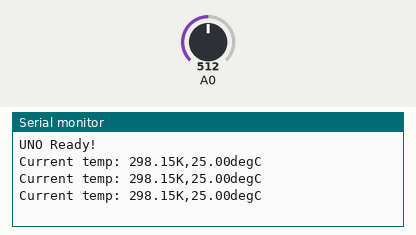
Recording of a sketch running on a simulated Arduino Uno, built with avr-gcc and run on an emulated ATmega328P. Shown: the last lines printed to the serial monitor. The test bench sets the inputs (shaded band); at power-on: A0 = 512.

Above: at 1.3 s.
1.4 s: A0 set to 716
At 1.9 s:
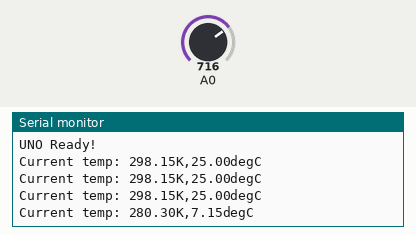
2.9 s: A0 set to 900
At 3.4 s:
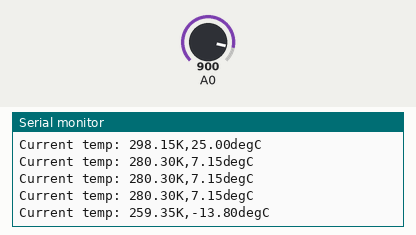
Timing chart, 0 to 5.9 s (numbered marks = the images above; inputs shaded):
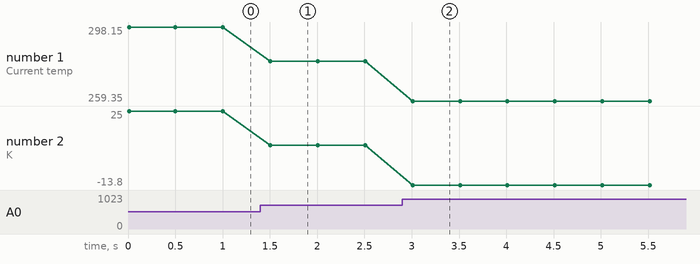

Measured:
- after the input at 1.4 s, the serial monitor: prints a new line after 0.11 s (image 1)
- after the input at 2.9 s, the serial monitor: prints a new line after 0.11 s (image 2)
- plotted number 1: 298.15 → 280.3 after the input at 1.4 s, 280.3 → 259.35 after the input at 2.9 s
- plotted number 2: 25 → 7.15 after the input at 1.4 s, 7.15 → -13.8 after the input at 2.9 s

The sketch:

15-tempSensor.ino
```cpp
void setup()
{
  Serial.begin(9600);  // Initialize the serial port, set the baud rate into 9600
  Serial.println("UNO Ready!");  // Print the string "UNO is ready!"
}

void loop()
{
  // Convert analog value of A0 port into digital value
  int adcVal = analogRead(A0);

  // Calculate voltage
  float v = adcVal * 5.0 / 1024;

  // Calculate resistance value of thermistor
  float Rt = 10 * v / (5 - v);

  // Calculate temperature (Kelvin)
  float tempK = 1 / (log(Rt / 10) / 3950 + 1 / (273.15 + 25));

  // Calculate temperature (Celsius)
  float tempC = tempK - 273.15;

  // Send the result to computer through serial port
  Serial.print("Current temp: ");
  Serial.print(tempK);
  Serial.print("K,");
  Serial.print(tempC);
  Serial.println("degC");
  delay(500);
}
```
